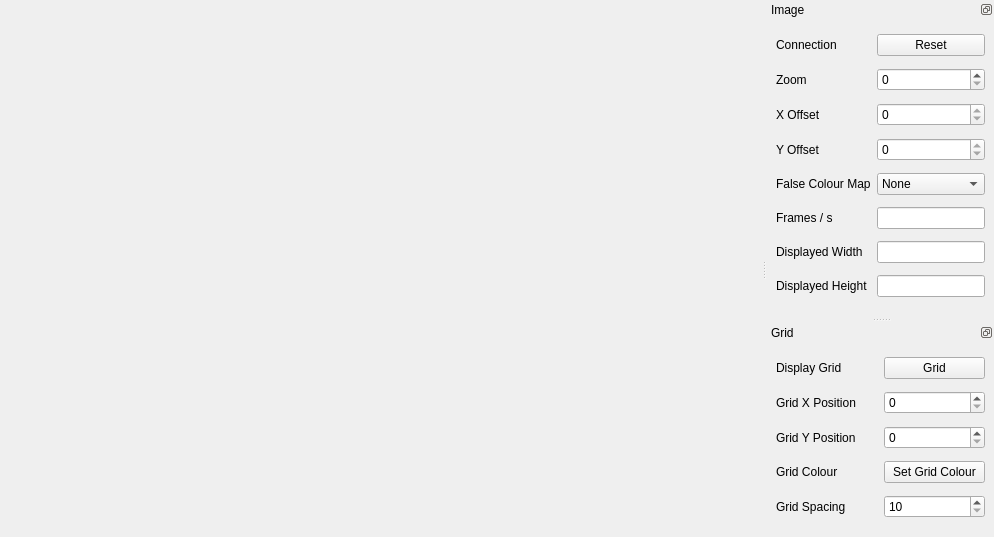
<?xml version="1.0" encoding="UTF-8"?>
<ui version="4.0">
 <class>ffmpegViewer</class>
 <widget class="QMainWindow" name="ffmpegViewer">
  <property name="geometry">
   <rect>
    <x>0</x>
    <y>0</y>
    <width>994</width>
    <height>537</height>
   </rect>
  </property>
  <property name="windowTitle">
   <string>MainWindow</string>
  </property>
  <widget class="QWidget" name="centralWidget">
   <property name="sizePolicy">
    <sizepolicy hsizetype="Expanding" vsizetype="Expanding">
     <horstretch>0</horstretch>
     <verstretch>0</verstretch>
    </sizepolicy>
   </property>
   <layout class="QGridLayout" name="gridLayout_3">
    <item row="0" column="0">
     <widget class="ffmpegWidget" name="video" native="true"/>
    </item>
   </layout>
  </widget>
  <widget class="QDockWidget" name="imageDock">
   <property name="sizePolicy">
    <sizepolicy hsizetype="Preferred" vsizetype="Preferred">
     <horstretch>0</horstretch>
     <verstretch>0</verstretch>
    </sizepolicy>
   </property>
   <property name="floating">
    <bool>false</bool>
   </property>
   <property name="features">
    <set>QDockWidget::DockWidgetFloatable|QDockWidget::DockWidgetMovable</set>
   </property>
   <property name="windowTitle">
    <string>Image</string>
   </property>
   <attribute name="dockWidgetArea">
    <number>2</number>
   </attribute>
   <widget class="QWidget" name="dockWidgetContents_2">
    <layout class="QGridLayout" name="gridLayout">
     <item row="0" column="0">
      <widget class="QLabel" name="resetLbl">
       <property name="text">
        <string>Connection</string>
       </property>
      </widget>
     </item>
     <item row="0" column="1">
      <widget class="QPushButton" name="resetBtn">
       <property name="sizePolicy">
        <sizepolicy hsizetype="Minimum" vsizetype="Fixed">
         <horstretch>0</horstretch>
         <verstretch>0</verstretch>
        </sizepolicy>
       </property>
       <property name="text">
        <string>Reset</string>
       </property>
       <property name="checkable">
        <bool>false</bool>
       </property>
      </widget>
     </item>
     <item row="1" column="0">
      <widget class="QLabel" name="zoomLbl">
       <property name="text">
        <string>Zoom</string>
       </property>
      </widget>
     </item>
     <item row="1" column="1">
      <widget class="QSpinBox" name="zoomSpin"/>
     </item>
     <item row="2" column="0">
      <widget class="QLabel" name="xoffLbl">
       <property name="text">
        <string>X Offset</string>
       </property>
      </widget>
     </item>
     <item row="2" column="1">
      <widget class="SSpinBox" name="xoffSpin">
       <property name="maximum">
        <number>0</number>
       </property>
      </widget>
     </item>
     <item row="3" column="0">
      <widget class="QLabel" name="yoffLbl">
       <property name="text">
        <string>Y Offset</string>
       </property>
      </widget>
     </item>
     <item row="3" column="1">
      <widget class="SSpinBox" name="yoffSpin">
       <property name="maximum">
        <number>0</number>
       </property>
      </widget>
     </item>
     <item row="4" column="0">
      <widget class="QLabel" name="fcolLbl">
       <property name="text">
        <string>False Colour Map</string>
       </property>
      </widget>
     </item>
     <item row="4" column="1">
      <widget class="QComboBox" name="fcolCombo">
       <item>
        <property name="text">
         <string>None</string>
        </property>
       </item>
       <item>
        <property name="text">
         <string>Rainbow</string>
        </property>
       </item>
       <item>
        <property name="text">
         <string>Iron</string>
        </property>
       </item>
      </widget>
     </item>
     <item row="5" column="0">
      <widget class="QLabel" name="fpsLbl">
       <property name="text">
        <string>Frames / s</string>
       </property>
      </widget>
     </item>
     <item row="5" column="1">
      <widget class="QLineEdit" name="fpsNumber">
       <property name="readOnly">
        <bool>true</bool>
       </property>
      </widget>
     </item>
     <item row="6" column="0">
      <widget class="QLabel" name="widthLbl">
       <property name="text">
        <string>Displayed Width</string>
       </property>
      </widget>
     </item>
     <item row="6" column="1">
      <widget class="QLineEdit" name="widthNumber">
       <property name="readOnly">
        <bool>true</bool>
       </property>
      </widget>
     </item>
     <item row="7" column="0">
      <widget class="QLabel" name="heightLbl">
       <property name="text">
        <string>Displayed Height</string>
       </property>
      </widget>
     </item>
     <item row="7" column="1">
      <widget class="QLineEdit" name="heightNumber">
       <property name="readOnly">
        <bool>true</bool>
       </property>
      </widget>
     </item>
    </layout>
   </widget>
  </widget>
  <widget class="QDockWidget" name="gridDock">
   <property name="sizePolicy">
    <sizepolicy hsizetype="Preferred" vsizetype="Preferred">
     <horstretch>0</horstretch>
     <verstretch>0</verstretch>
    </sizepolicy>
   </property>
   <property name="features">
    <set>QDockWidget::DockWidgetFloatable|QDockWidget::DockWidgetMovable</set>
   </property>
   <property name="windowTitle">
    <string>Grid</string>
   </property>
   <attribute name="dockWidgetArea">
    <number>2</number>
   </attribute>
   <widget class="QWidget" name="dockWidgetContents">
    <layout class="QGridLayout" name="gridLayout_2">
     <item row="0" column="0">
      <widget class="QLabel" name="gridLbl">
       <property name="text">
        <string>Display Grid</string>
       </property>
      </widget>
     </item>
     <item row="0" column="1">
      <widget class="QPushButton" name="gridBtn">
       <property name="text">
        <string>Grid</string>
       </property>
       <property name="checkable">
        <bool>true</bool>
       </property>
      </widget>
     </item>
     <item row="1" column="0">
      <widget class="QLabel" name="gridxLbl">
       <property name="text">
        <string>Grid X Position</string>
       </property>
      </widget>
     </item>
     <item row="1" column="1">
      <widget class="SSpinBox" name="gridxSpin">
       <property name="maximum">
        <number>10000</number>
       </property>
      </widget>
     </item>
     <item row="2" column="0">
      <widget class="QLabel" name="gridyLbl">
       <property name="text">
        <string>Grid Y Position</string>
       </property>
      </widget>
     </item>
     <item row="2" column="1">
      <widget class="SSpinBox" name="gridySpin">
       <property name="maximum">
        <number>10000</number>
       </property>
      </widget>
     </item>
     <item row="3" column="0">
      <widget class="QLabel" name="gridcolLbl">
       <property name="text">
        <string>Grid Colour</string>
       </property>
      </widget>
     </item>
     <item row="3" column="1">
      <widget class="QPushButton" name="gridcolBtn">
       <property name="text">
        <string>Set Grid Colour</string>
       </property>
      </widget>
     </item>
     <item row="4" column="0">
      <widget class="QLabel" name="gridsLbl">
       <property name="text">
        <string>Grid Spacing</string>
       </property>
      </widget>
     </item>
     <item row="4" column="1">
      <widget class="SSpinBox" name="gridsSpin">
       <property name="minimum">
        <number>10</number>
       </property>
       <property name="maximum">
        <number>2000</number>
       </property>
      </widget>
     </item>
    </layout>
   </widget>
  </widget>
 </widget>
 <customwidgets>
  <customwidget>
   <class>SSpinBox</class>
   <extends>QSpinBox</extends>
   <header>SSpinBox.h</header>
   <slots>
    <slot>setMaximumSlot(int)</slot>
   </slots>
  </customwidget>
  <customwidget>
   <class>ffmpegWidget</class>
   <extends>QWidget</extends>
   <header>ffmpegWidget.h</header>
   <container>1</container>
   <slots>
    <signal>xChanged(int)</signal>
    <signal>yChanged(int)</signal>
    <signal>maxXChanged(int)</signal>
    <signal>maxYChanged(int)</signal>
    <signal>zoomChanged(int)</signal>
    <signal>gxChanged(int)</signal>
    <signal>gyChanged(int)</signal>
    <signal>maxGxChanged(int)</signal>
    <signal>maxGyChanged(int)</signal>
    <signal>gridChanged(bool)</signal>
    <signal>fpsChanged(QString)</signal>
    <signal>visWChanged(QString)</signal>
    <signal>visHChanged(QString)</signal>
    <signal>gsChanged(int)</signal>
    <slot>setX(int)</slot>
    <slot>setY(int)</slot>
    <slot>setZoom(int)</slot>
    <slot>setGx(int)</slot>
    <slot>setGy(int)</slot>
    <slot>setGs(int)</slot>
    <slot>setGcol()</slot>
    <slot>setGrid(bool)</slot>
    <slot>setReset()</slot>
    <slot>setFcol(int)</slot>
   </slots>
  </customwidget>
 </customwidgets>
 <resources/>
 <connections>
  <connection>
   <sender>video</sender>
   <signal>gridChanged(bool)</signal>
   <receiver>gridBtn</receiver>
   <slot>setChecked(bool)</slot>
   <hints>
    <hint type="sourcelabel">
     <x>92</x>
     <y>103</y>
    </hint>
    <hint type="destinationlabel">
     <x>793</x>
     <y>359</y>
    </hint>
   </hints>
  </connection>
  <connection>
   <sender>video</sender>
   <signal>gxChanged(int)</signal>
   <receiver>gridxSpin</receiver>
   <slot>setValue(int)</slot>
   <hints>
    <hint type="sourcelabel">
     <x>206</x>
     <y>170</y>
    </hint>
    <hint type="destinationlabel">
     <x>793</x>
     <y>393</y>
    </hint>
   </hints>
  </connection>
  <connection>
   <sender>video</sender>
   <signal>gyChanged(int)</signal>
   <receiver>gridySpin</receiver>
   <slot>setValue(int)</slot>
   <hints>
    <hint type="sourcelabel">
     <x>374</x>
     <y>237</y>
    </hint>
    <hint type="destinationlabel">
     <x>793</x>
     <y>426</y>
    </hint>
   </hints>
  </connection>
  <connection>
   <sender>video</sender>
   <signal>zoomChanged(int)</signal>
   <receiver>zoomSpin</receiver>
   <slot>setValue(int)</slot>
   <hints>
    <hint type="sourcelabel">
     <x>486</x>
     <y>273</y>
    </hint>
    <hint type="destinationlabel">
     <x>793</x>
     <y>83</y>
    </hint>
   </hints>
  </connection>
  <connection>
   <sender>video</sender>
   <signal>xChanged(int)</signal>
   <receiver>xoffSpin</receiver>
   <slot>setValue(int)</slot>
   <hints>
    <hint type="sourcelabel">
     <x>511</x>
     <y>300</y>
    </hint>
    <hint type="destinationlabel">
     <x>793</x>
     <y>116</y>
    </hint>
   </hints>
  </connection>
  <connection>
   <sender>video</sender>
   <signal>yChanged(int)</signal>
   <receiver>yoffSpin</receiver>
   <slot>setValue(int)</slot>
   <hints>
    <hint type="sourcelabel">
     <x>476</x>
     <y>329</y>
    </hint>
    <hint type="destinationlabel">
     <x>793</x>
     <y>149</y>
    </hint>
   </hints>
  </connection>
  <connection>
   <sender>video</sender>
   <signal>maxGxChanged(int)</signal>
   <receiver>gridxSpin</receiver>
   <slot>setMaximumSlot(int)</slot>
   <hints>
    <hint type="sourcelabel">
     <x>502</x>
     <y>171</y>
    </hint>
    <hint type="destinationlabel">
     <x>793</x>
     <y>393</y>
    </hint>
   </hints>
  </connection>
  <connection>
   <sender>video</sender>
   <signal>maxGyChanged(int)</signal>
   <receiver>gridySpin</receiver>
   <slot>setMaximumSlot(int)</slot>
   <hints>
    <hint type="sourcelabel">
     <x>511</x>
     <y>234</y>
    </hint>
    <hint type="destinationlabel">
     <x>793</x>
     <y>426</y>
    </hint>
   </hints>
  </connection>
  <connection>
   <sender>video</sender>
   <signal>maxXChanged(int)</signal>
   <receiver>xoffSpin</receiver>
   <slot>setMaximumSlot(int)</slot>
   <hints>
    <hint type="sourcelabel">
     <x>501</x>
     <y>301</y>
    </hint>
    <hint type="destinationlabel">
     <x>793</x>
     <y>116</y>
    </hint>
   </hints>
  </connection>
  <connection>
   <sender>video</sender>
   <signal>maxYChanged(int)</signal>
   <receiver>yoffSpin</receiver>
   <slot>setMaximumSlot(int)</slot>
   <hints>
    <hint type="sourcelabel">
     <x>511</x>
     <y>332</y>
    </hint>
    <hint type="destinationlabel">
     <x>793</x>
     <y>149</y>
    </hint>
   </hints>
  </connection>
  <connection>
   <sender>video</sender>
   <signal>fpsChanged(QString)</signal>
   <receiver>fpsNumber</receiver>
   <slot>setText(QString)</slot>
   <hints>
    <hint type="sourcelabel">
     <x>491</x>
     <y>374</y>
    </hint>
    <hint type="destinationlabel">
     <x>793</x>
     <y>215</y>
    </hint>
   </hints>
  </connection>
  <connection>
   <sender>video</sender>
   <signal>visWChanged(QString)</signal>
   <receiver>widthNumber</receiver>
   <slot>setText(QString)</slot>
   <hints>
    <hint type="sourcelabel">
     <x>511</x>
     <y>400</y>
    </hint>
    <hint type="destinationlabel">
     <x>793</x>
     <y>254</y>
    </hint>
   </hints>
  </connection>
  <connection>
   <sender>video</sender>
   <signal>visHChanged(QString)</signal>
   <receiver>heightNumber</receiver>
   <slot>setText(QString)</slot>
   <hints>
    <hint type="sourcelabel">
     <x>510</x>
     <y>437</y>
    </hint>
    <hint type="destinationlabel">
     <x>793</x>
     <y>287</y>
    </hint>
   </hints>
  </connection>
  <connection>
   <sender>zoomSpin</sender>
   <signal>valueChanged(int)</signal>
   <receiver>video</receiver>
   <slot>setZoom(int)</slot>
   <hints>
    <hint type="sourcelabel">
     <x>755</x>
     <y>76</y>
    </hint>
    <hint type="destinationlabel">
     <x>523</x>
     <y>74</y>
    </hint>
   </hints>
  </connection>
  <connection>
   <sender>xoffSpin</sender>
   <signal>valueChanged(int)</signal>
   <receiver>video</receiver>
   <slot>setX(int)</slot>
   <hints>
    <hint type="sourcelabel">
     <x>750</x>
     <y>109</y>
    </hint>
    <hint type="destinationlabel">
     <x>522</x>
     <y>122</y>
    </hint>
   </hints>
  </connection>
  <connection>
   <sender>yoffSpin</sender>
   <signal>valueChanged(int)</signal>
   <receiver>video</receiver>
   <slot>setY(int)</slot>
   <hints>
    <hint type="sourcelabel">
     <x>756</x>
     <y>135</y>
    </hint>
    <hint type="destinationlabel">
     <x>497</x>
     <y>147</y>
    </hint>
   </hints>
  </connection>
  <connection>
   <sender>fcolCombo</sender>
   <signal>activated(int)</signal>
   <receiver>video</receiver>
   <slot>setFcol(int)</slot>
   <hints>
    <hint type="sourcelabel">
     <x>771</x>
     <y>170</y>
    </hint>
    <hint type="destinationlabel">
     <x>543</x>
     <y>192</y>
    </hint>
   </hints>
  </connection>
  <connection>
   <sender>gridBtn</sender>
   <signal>toggled(bool)</signal>
   <receiver>video</receiver>
   <slot>setGrid(bool)</slot>
   <hints>
    <hint type="sourcelabel">
     <x>739</x>
     <y>347</y>
    </hint>
    <hint type="destinationlabel">
     <x>550</x>
     <y>347</y>
    </hint>
   </hints>
  </connection>
  <connection>
   <sender>gridxSpin</sender>
   <signal>valueChanged(int)</signal>
   <receiver>video</receiver>
   <slot>setGx(int)</slot>
   <hints>
    <hint type="sourcelabel">
     <x>737</x>
     <y>379</y>
    </hint>
    <hint type="destinationlabel">
     <x>524</x>
     <y>379</y>
    </hint>
   </hints>
  </connection>
  <connection>
   <sender>gridySpin</sender>
   <signal>valueChanged(int)</signal>
   <receiver>video</receiver>
   <slot>setGy(int)</slot>
   <hints>
    <hint type="sourcelabel">
     <x>728</x>
     <y>417</y>
    </hint>
    <hint type="destinationlabel">
     <x>573</x>
     <y>416</y>
    </hint>
   </hints>
  </connection>
  <connection>
   <sender>gridcolBtn</sender>
   <signal>clicked()</signal>
   <receiver>video</receiver>
   <slot>setGcol()</slot>
   <hints>
    <hint type="sourcelabel">
     <x>741</x>
     <y>447</y>
    </hint>
    <hint type="destinationlabel">
     <x>515</x>
     <y>443</y>
    </hint>
   </hints>
  </connection>
  <connection>
   <sender>resetBtn</sender>
   <signal>clicked()</signal>
   <receiver>video</receiver>
   <slot>setReset()</slot>
   <hints>
    <hint type="sourcelabel">
     <x>799</x>
     <y>66</y>
    </hint>
    <hint type="destinationlabel">
     <x>305</x>
     <y>248</y>
    </hint>
   </hints>
  </connection>
  <connection>
   <sender>video</sender>
   <signal>gsChanged(int)</signal>
   <receiver>gridsSpin</receiver>
   <slot>setValue(int)</slot>
   <hints>
    <hint type="sourcelabel">
     <x>314</x>
     <y>253</y>
    </hint>
    <hint type="destinationlabel">
     <x>838</x>
     <y>485</y>
    </hint>
   </hints>
  </connection>
  <connection>
   <sender>gridsSpin</sender>
   <signal>valueChanged(int)</signal>
   <receiver>video</receiver>
   <slot>setGs(int)</slot>
   <hints>
    <hint type="sourcelabel">
     <x>838</x>
     <y>485</y>
    </hint>
    <hint type="destinationlabel">
     <x>314</x>
     <y>253</y>
    </hint>
   </hints>
  </connection>
 </connections>
</ui>
